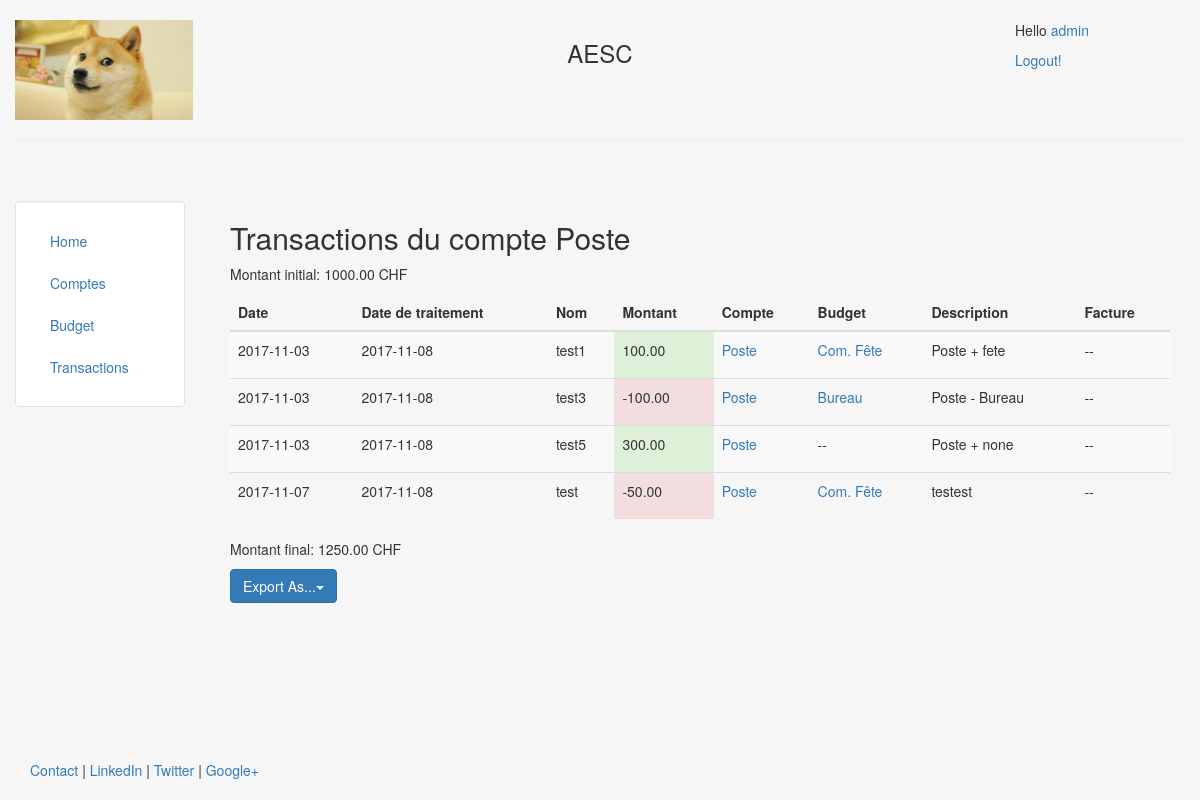
Page /compte/1 (signed in) on the committed database.
### compta/models.py (models this page shows, shortened)
class Compte(models.Model):
    nom = models.CharField(max_length = 140)
    somme_depart = models.DecimalField( max_digits=11, decimal_places=2)
    somme_actuelle = models.DecimalField(max_digits=11, decimal_places=2)
    def __str__(self):
        return self.nom

class Transaction(models.Model):
    nom = models.CharField(max_length=140)
    somme = models.DecimalField(max_digits=11, decimal_places=2)
    compte = models.ForeignKey(Compte, on_delete=models.CASCADE)
    budget = models.ForeignKey(Budget, on_delete=models.CASCADE, blank=True, null=True)
    date = models.DateField()
    date_traitement = models.DateField(default=datetime.now)
    description = models.TextField()
    facture = models.FileField(upload_to=facture_path, blank=True, null=True)

class Budget(models.Model):
    nom = models.CharField(max_length = 140)
    somme_depart = models.DecimalField(max_digits=11, decimal_places=2)
    somme_actuelle = models.DecimalField(max_digits=11, decimal_places=2)
    def __str__(self):
        return self.nom

### compta/views.py (the view)
# urls.py: url(r'^compte/(?P<pk>\d+)$', views.detail_compte, name="detail_compte"),
@login_required
def detail_compte(request, pk):
    try:
        compte = Compte.objects.get(pk=pk)
        transac = Transaction.objects.filter(compte=pk)
    except:
        raise Http404("Le compte spécifié n'existe pas!")
    return render(request, "compta/detail_compte.html", {'compte': compte, 'transac':transac})

### templates/compta/detail_compte.html
{% extends "compta/header.html" %}
{% block content %}
    <h2>Transactions du compte {{ compte.nom }}</h2>
    <p>Montant initial: {{ compte.somme_depart }} CHF</p>
    {% include 'compta/includes/transac.html' with object_list=transac%}
    <p>Montant final: {{ compte.somme_actuelle }} CHF</p>
    {% include 'compta/includes/export_snippet.html' %}
{% endblock %}

### templates/compta/includes/user.html
{% block content %}
    {% if user.is_authenticated %}
        <p>Hello <a href="{% url 'admin:index' %}">{{user.username}}</a></p>
        <p><a href="{% url 'logout' %}">Logout!</a></p>
    {% endif %}
{% endblock %}

### templates/compta/includes/transac.html
{% block content %}
<table class="table table-striped">
    <thead>
      <tr>
        <th>Date</th>
        <th>Date de traitement</th>
        <th>Nom</th>
        <th>Montant</th>
        <th>Compte</th>
        <th>Budget</th>
        <th>Description</th>
        <th>Facture</th>
      </tr>
    </thead>
    <tbody>
        {% for c in object_list %}
            <tr>
                <td>{{ c.date|date:"Y-m-d" }}</td>
                <td>{{ c.date_traitement|date:"Y-m-d" }}</td>
                <td>{{ c.nom }}</td>
                {% if  c.somme > 0 %}
                    <td class="bg-success">{{c.somme}}</td>
                {% else %}
                    <td class="bg-danger">{{c.somme}}</td>
                {% endif %}
                <td><a href="{% url 'detail_compte' c.compte.pk %}">{{ c.compte }}</a></td>
                <td>
                    {% if c.budget != None %}
                        <a href="{% url 'detail_budget' c.budget.pk %}">{{ c.budget }}</a>
                    {% else %}
                        <p>--</p>
                    {% endif %}
                </td>
                <td>{{ c.description }}</td>
                <td>
                    {% if c.facture != None %}
                        <a target="_blank" href="{{ c.facture.url }}"> {{ c.facture.name }}</a>
                    {% else %}
                        <p>--</p>
                    {% endif %}
                </td>
            </tr>
        {% endfor %}
    </tbody>
</table>
{% endblock %}

### templates/compta/header.html (style rules this page uses)
html, body { height:100% }

### rows in the picture
Compte: nom "Poste", somme_depart "1000.00", somme_actuelle "1250.00"
Transaction: date "2017-11-03", date_traitement "2017-11-08", nom "test1", somme "100.00", compte "Poste", budget "Com. Fête", description "Poste + fete"
Transaction: date "2017-11-03", date_traitement "2017-11-08", nom "test3", somme "-100.00", compte "Poste", budget "Bureau", description "Poste - Bureau"
Transaction: date "2017-11-03", date_traitement "2017-11-08", nom "test5", somme "300.00", compte "Poste", description "Poste + none"
Transaction: date "2017-11-07", date_traitement "2017-11-08", nom "test", somme "-50.00", compte "Poste", budget "Com. Fête", description "testest"

### other values in the picture
{{ user.username }} "admin"
